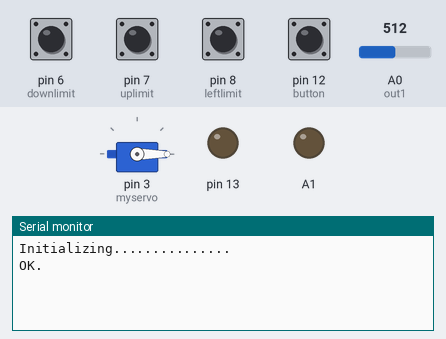
A sketch run on a simulated Arduino Uno, built with avr-gcc and run on an emulated ATmega328P. Parts: servo, output pins drawn as LEDs (lit = HIGH), the last lines printed to the serial monitor. Inputs (shaded band) come from the test bench; at power-on: pin 6 (downlimit), pin 7 (uplimit) HIGH, pin 8 (leftlimit), pin 12 (button) LOW, A0 (out1) = 512. Pins used as bus, display or sensor lines are not drawn.

Above: at 2.8 s.
2.9 s: pin 6 (downlimit) pulled LOW for 0.15 s
At 4.1 s:
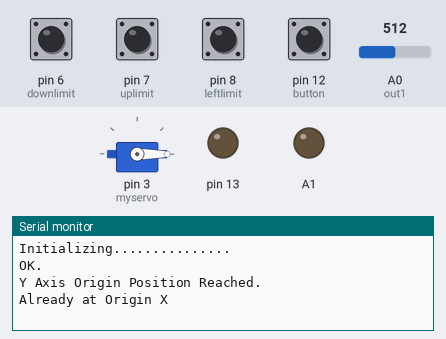
4.5 s: pin 7 (uplimit) pulled LOW for 1 s
At 5.6 s:
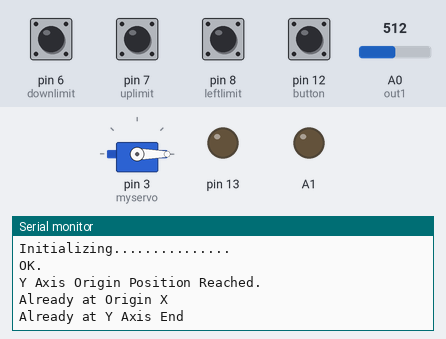

Measured:
- after the input at 2.9 s, the serial monitor: prints a new line at once (image 1)
- after the input at 4.5 s, the serial monitor: prints a new line after 0.40 s (image 2)

The sketch:

MainCard.ino
```cpp
#include <Servo.h>
Servo myservo;

// Relay Module (Y-Axis)
#define r1  5
#define r2  4

// Relay Module (X-Axis)
#define r3  9
#define r4  10

//24V Outputs
const int  setrst = A2; // set/rst
const int  uplimit = 7; // up limit
const int  downlimit = 6; // down limit
const int  leftlimit = 8; // left limit
const int  rightlimit = 11; // right limit
const int  button = 12; // Start Button

const int  out1 = A0; // From Color Tester
const int  out2 = A3; // From Color Tester

// ***************************************************************************************************
void setup() {
  Serial.begin(9600);
  Serial.println("Initializing...............");
  initPins();
  Serial.println("OK.");

  myservo.attach(3);
  myservo.write(90);
  delay(1000);
  myservo.write(0);
  delay(1000);

  initY();
  initX();
  //  EndY();
}

bool commandReceived = false;
int endcount = 0;
void loop() {
  //  debug();
  if (digitalRead(button) == 0) {
    delay(2000);
    EndY();
    commandReceived = false;
    digitalWrite(setrst, HIGH);
    delay(3000);
    digitalWrite(setrst, LOW);
    while (commandReceived == false) {
      if (analogRead(out1) > 512 && analogRead(out2) < 512) {
        digitalWrite(13, HIGH);
        commandReceived = true;
        Serial.println("OK Received");
        RIGHT();
        endcount++;
      } else if (analogRead(out1) < 512 && analogRead(out2) > 512) {
        digitalWrite(13, LOW);
        commandReceived = true;
        Serial.println("Not OK");
        myservo.write(90);
        initY();
        myservo.write(0);
        delay(1000);
        RIGHT();
        endcount++;
      }
    }
  } else if (digitalRead(button) == 1) {
    digitalWrite(setrst, LOW);
    STOP();
  }
}

// ************************************************************************************************************************
void RIGHT() {
  if (endcount < 8) {
    digitalWrite(r3, HIGH);
    digitalWrite(r4, LOW);
    delay(2500);
    digitalWrite(r3, HIGH);
    digitalWrite(r4, HIGH);
  }
}

void EndY() {
  if (digitalRead(uplimit) == 1) {
    UP();
    while (digitalRead(uplimit) == 1) {
      if (digitalRead(uplimit) == 0) {
        Serial.println("Y Axis End Position Reached.");
        STOP();
        break;
      }
      delay(5);
    }
    STOP();
  } else {
    Serial.println("Already at Y Axis End");
  }
}

void initY() {
  if (digitalRead(downlimit) == 1) {
    DOWN();
    while (digitalRead(downlimit) == 1) {
      if (digitalRead(downlimit) == 0) {
        Serial.println("Y Axis Origin Position Reached.");
        STOP();
        break;
      }
    }
  } else {
    Serial.println("Already at Origin Y");
  }
}

void initX() {
  if (digitalRead(leftlimit) == 1) {
    LEFT();
    while (digitalRead(leftlimit) == 1) {
      if (digitalRead(leftlimit) == 0) {
        Serial.println("X Axis Origin Position Reached.");
        STOP();
        break;
      }
    }
  } else {
    Serial.println("Already at Origin X");
  }
}

void LEFT() {
  digitalWrite(r3, LOW);
  digitalWrite(r4, HIGH);
}

void STOP() {
  digitalWrite(r1, HIGH);
  digitalWrite(r2, HIGH);
  digitalWrite(r3, HIGH);
  digitalWrite(r4, HIGH);
}

void DOWN() {
  digitalWrite(r1, LOW);
  digitalWrite(r2, HIGH);
}

void UP() {
  digitalWrite(r1, HIGH);
  digitalWrite(r2, LOW);
}

void initPins() {
  pinMode(r1, OUTPUT);
  digitalWrite(r1, HIGH);
  pinMode(r2, OUTPUT);
  digitalWrite(r2, HIGH);
  pinMode(r3, OUTPUT);
  digitalWrite(r3, HIGH);
  pinMode(r4, OUTPUT);
  digitalWrite(r4, HIGH);

  pinMode(13, OUTPUT);
  digitalWrite(13, LOW);

  pinMode(setrst, OUTPUT);
  digitalWrite(setrst, LOW);
  pinMode(A1, OUTPUT);
  digitalWrite(A1, LOW);
  pinMode(uplimit, INPUT_PULLUP);
  pinMode(downlimit, INPUT_PULLUP);
  pinMode(leftlimit, INPUT);
  pinMode(rightlimit, INPUT);
  pinMode(button, INPUT);
  pinMode(out1, INPUT);
  pinMode(out2, INPUT);
}

void debug() {
  Serial.print(digitalRead(uplimit));
  Serial.print("\t");
  Serial.print(digitalRead(downlimit));
  Serial.print("\t");
  Serial.print(digitalRead(leftlimit));
  Serial.print("\t");
  Serial.print(digitalRead(rightlimit));
  Serial.print("\t");
  Serial.print(digitalRead(button));
  Serial.print("\t");
  Serial.print(digitalRead(out1));
  Serial.print("\t");
  Serial.println(digitalRead(out2));
  delay(250);
}
```
